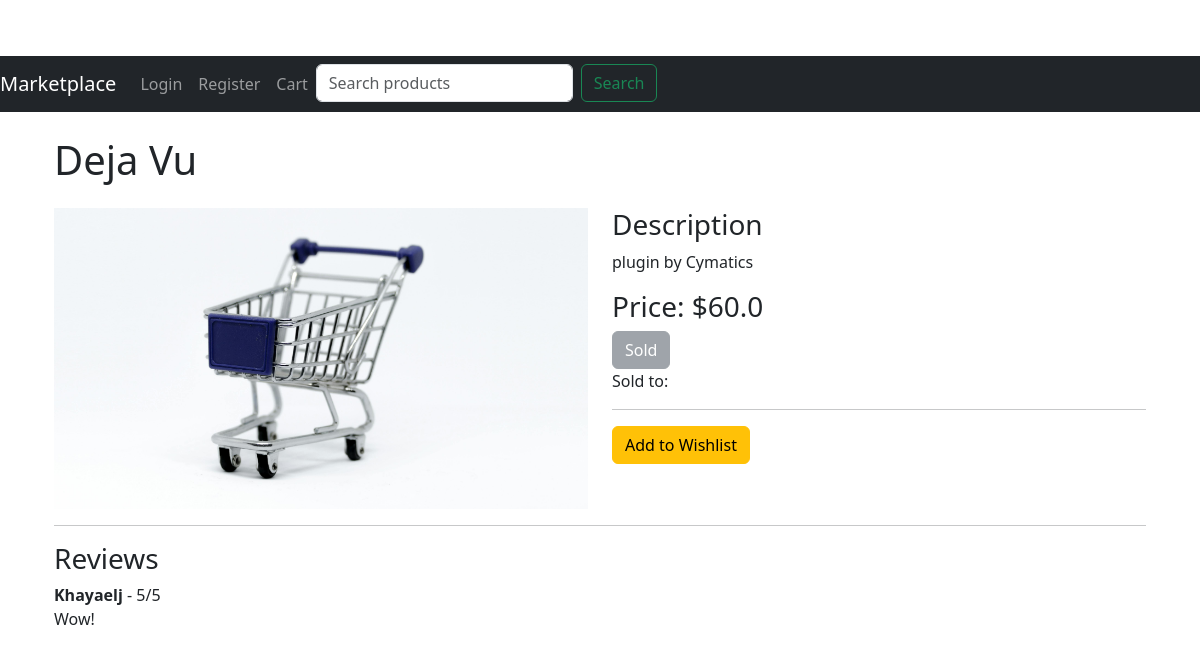
Page /product/1 on the committed database.
### app/models.py (models this page shows, shortened)
class Product(db.Model):
    id = db.Column(db.Integer, primary_key=True)
    title = db.Column(db.String(128))
    description = db.Column(db.String(1024))
    price = db.Column(db.Float)
    image = db.Column(db.String(150), nullable=True)
    is_sold = db.Column(db.Boolean, default=False)
    created_at = db.Column(db.DateTime, index=True, default=datetime.utcnow)
    user_id = db.Column(db.Integer, db.ForeignKey('user.id'))
    category_id = db.Column(db.Integer, db.ForeignKey('category.id'))
    file_path = db.Column(db.String(150), nullable=True)  # Field for storing file paths
    file_type = db.Column(db.String(50), nullable=True)  # Field to store the type of file (e.g., 'ebook', 'plugin', 'instrumental')
    reviews = db.relationship('Review', backref='product', lazy='dynamic')
    orders = db.relationship('Order', backref='product', lazy='dynamic')
    @property
    def buyer(self):
        order = Order.query.filter_by(product_id=self.id).first()
        if order:
            return User.query.get(order.user_id)
        return None

class Review(db.Model):
    id = db.Column(db.Integer, primary_key=True)
    rating = db.Column(db.Integer, nullable=False)
    comment = db.Column(db.String(1024))
    created_at = db.Column(db.DateTime, index=True, default=datetime.utcnow)
    user_id = db.Column(db.Integer, db.ForeignKey('user.id'))
    product_id = db.Column(db.Integer, db.ForeignKey('product.id'))

class User(UserMixin, db.Model):
    id = db.Column(db.Integer, primary_key=True)
    username = db.Column(db.String(64), index=True, unique=True)
    email = db.Column(db.String(120), index=True, unique=True)
    password_hash = db.Column(db.String(128))
    profile_picture = db.Column(db.String(150), nullable=True)
    products = db.relationship('Product', backref='author', lazy='dynamic')
    reviews = db.relationship('Review', backref='author', lazy='dynamic')
    wishlist_entries = db.relationship('Wishlist', backref='user', lazy=True)
    received_messages = db.relationship('Message', foreign_keys='Message.receiver_id', backref='receiver', overlaps="sent_messages,received_messages")
    sent_messages = db.relationship('Message', foreign_keys='Message.sender_id', backref='sender', overlaps="received_messages,sent_messages")

### app/routes.py (the view)
@bp.route('/product/<int:id>', methods=['GET', 'POST'])
def product(id):
    product = Product.query.get_or_404(id)
    form = ReviewForm()
    if form.validate_on_submit():
        review = Review(rating=form.rating.data, comment=form.comment.data, product=product, author=current_user)
        db.session.add(review)
        db.session.commit()
        flash('Your review has been posted!')
        return redirect(url_for('main.product', id=product.id))
    is_uploader = product.author == current_user
    reviews = Review.query.filter_by(product_id=id).all()
    return render_template('product.html', product=product, form=form, reviews=reviews, is_uploader=is_uploader)

### app/forms.py
class ReviewForm(FlaskForm):
    rating = StringField('Rating', validators=[DataRequired()])
    comment = TextAreaField('Comment')
    submit = SubmitField('Submit Review')

### app/routes.py (called while the page is built)
@bp.before_request
def before_request():
    if current_user.is_authenticated:
        unread_count = Message.query.filter_by(receiver_id=current_user.id, read=False).count()
        current_app.jinja_env.globals['unread_count'] = unread_count

### app/templates/product.html (shortened to what this page needs)
{% extends "base.html" %}
{% block content %}
<div class="container">
    <h1 class="my-4">{{ product.title }}</h1>
    <div class="row">
        <div class="col-md-6">
            {% if product.images %}
                {% for image in product.images %}
                    <img src="{{ url_for('static', filename='images/' + image.image_filename) }}" class="img-fluid mb-3" alt="Product Image">
                {% endfor %}
            {% else %}
                <img src="{{ url_for('static', filename='images/default.jpg') }}" class="img-fluid" alt="Default Image">
            {% endif %}
        </div>
        <div class="col-md-6">
            <h3>Description</h3>
            <p>{{ product.description }}</p>
            <h3>Price: ${{ product.price }}</h3>
            {% if product.is_sold %}
                <button class="btn btn-secondary" disabled>Sold</button>
                <p>Sold to: {{ product.buyer.username }}</p>
            {% endif %}
            <hr>
            <form action="{{ url_for('main.add_to_wishlist', product_id=product.id) }}" method="post">
                <button type="submit" class="btn btn-warning">Add to Wishlist</button>
            </form>
        </div>
    </div>
    <hr>
    <h3>Reviews</h3>
    {% for review in reviews %}
    <div class="review">
        <strong>{{ review.author.username }}</strong> - {{ review.rating }}/5
        <p>{{ review.comment }}</p>
    </div>
    {% endfor %}
</div>
{% endblock %}

### app/static/css/styles.css (style rules this page uses)
body { padding-top: 56px; }
.container { max-width: 960px; margin: 0 auto; }
.btn { border-radius: .2rem; padding: .5rem 1rem; }

### rows in the picture
Product: title "Deja Vu", description "plugin by Cymatics", price "60.0"
Review: author.username "Khayaelj", rating "5", comment "Wow!"
